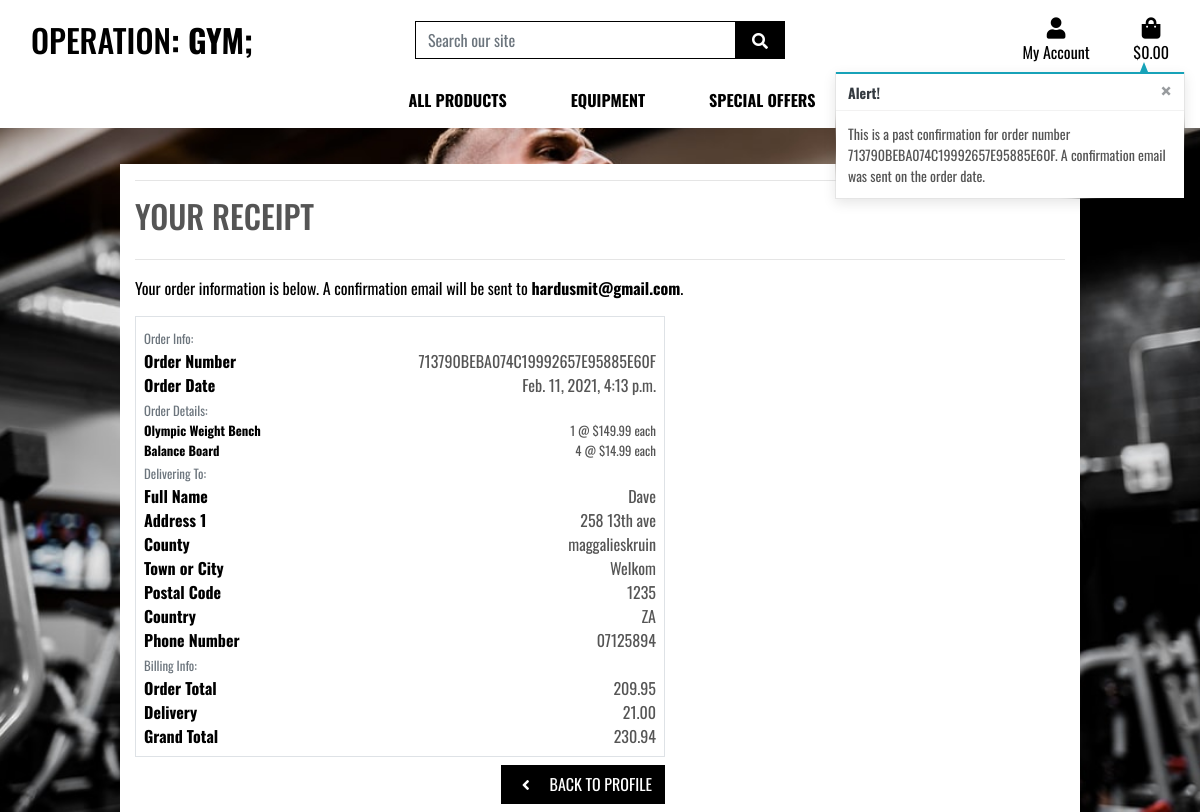
The app's page /profile/order_history/713790BEBA074C19992657E95885E60F with its own data.
### checkout/models.py (models this page shows, shortened)
class Order(models.Model):
    order_number = models.CharField(max_length=32, null=False, editable=False)
    user_profile = models.ForeignKey(UserProfile, on_delete=models.SET_NULL,
                                     null=True, blank=True, related_name='orders')
    full_name = models.CharField(max_length=50, null=False, blank=False)
    email = models.EmailField(max_length=254, null=False, blank=False)
    phone_number = models.CharField(max_length=20, null=False, blank=False)
    country = CountryField(blank_label='Country *', null=False, blank=False)
    postcode = models.CharField(max_length=20, null=True, blank=True)
    town_or_city = models.CharField(max_length=40, null=False, blank=False)
    street_address1 = models.CharField(max_length=80, null=False, blank=False)
    street_address2 = models.CharField(max_length=80, null=True, blank=True)
    county = models.CharField(max_length=80, null=True, blank=True)
    date = models.DateTimeField(auto_now_add=True)
    delivery_cost = models.DecimalField(max_digits=6, decimal_places=2, null=False, default=0)
    order_total = models.DecimalField(max_digits=10, decimal_places=2, null=False, default=0)
    grand_total = models.DecimalField(max_digits=10, decimal_places=2, null=False, default=0)
    original_bag = models.TextField(null=False, blank=False, default='')
    stripe_pid = models.CharField(max_length=254, null=False, blank=False, default='')

class OrderLineItem(models.Model):
    order = models.ForeignKey(Order, null=False, blank=False, on_delete=models.CASCADE, related_name='lineitems')
    product = models.ForeignKey(Product, null=False, blank=False, on_delete=models.CASCADE)
    quantity = models.IntegerField(null=False, blank=False, default=0)
    lineitem_total = models.DecimalField(max_digits=6, decimal_places=2, null=False, blank=False, editable=False)

### products/models.py (models this page shows, shortened)
class Product(models.Model):
    category = models.ForeignKey('Category', null=True, blank=True, on_delete=models.SET_NULL)
    sku = models.CharField(max_length=254, null=True, blank=True)
    name = models.CharField(max_length=254)
    description = models.TextField()
    stock = models.IntegerField()
    price = models.DecimalField(max_digits=6, decimal_places=2)
    image = models.ImageField(null=True, blank=True)

### profiles/views.py (the view)
# urls.py: path('order_history/<order_number>', views.order_history, name='order_history')
def order_history(request, order_number):
    order = get_object_or_404(Order, order_number=order_number)
    messages.info(request, (
        f'This is a past confirmation for order number {order_number}. '
        'A confirmation email was sent on the order date.'
    ))
    template = 'checkout/checkout_success.html'
    context = {
        'order': order,
        'from_profile': True,
    }
    return render(request, template, context)

### bag/contexts.py (called while the page is built, shortened)
def bag_contents(request):
    bag_items = []
    total = 0
    product_count = 0
    bag = request.session.get('bag', {})
    delivery = total * Decimal(settings.STANDARD_DELIVERY_PERCENTAGE / 100)
    grand_total = delivery + total
    context = {
        'bag_items': bag_items,
        'total': total,
        'product_count': product_count,
        'delivery': delivery,
        'grand_total': grand_total,
    }
    return context

### checkout/templates/checkout/checkout_success.html (shortened to what this page needs)
{% extends "base.html" %}
{% load static %}
{% block extra_css %}
    <link rel="stylesheet" href="{% static 'checkout/css/checkout.css' %}">
{% endblock %}
{% block page_header %}
    <div class="container header-container">
    </div>
{% endblock %}
{% block content %}
    <div class="container bg-white">
        <div class="row">
            <div class="col">
                <hr>
                <h2 class="logo-font mb-4">Your Receipt</h2>
                <hr>
                <p class="text-black">Your order information is below. A confirmation email will be sent to <strong>{{ order.email }}</strong>.</p>
            </div>
        </div>
        <div class="row">
            <div class="col-12 col-lg-7">
                <div class="order-confirmation-wrapper p-2 border">
                    <div class="row">
                        <div class="col">
                            <small class="text-muted">Order Info:</small>
                        </div>
                    </div>
                    <div class="row">
                        <div class="col-12 col-md-4">
                            <p class="mb-0 text-black font-weight-bold">Order Number</p>
                        </div>
                        <div class="col-12 col-md-8 text-md-right">
                            <p class="mb-0">{{ order.order_number }}</p>
                        </div>
                    </div>
                    <div class="row">
                        <div class="col-12 col-md-4">
                            <p class="mb-0 text-black font-weight-bold">Order Date</p>
                        </div>
                        <div class="col-12 col-md-8 text-md-right">
                            <p class="mb-0">{{ order.date }}</p>
                        </div>
                    </div>
                    <div class="row">
                        <div class="col">
                            <small class="text-muted">Order Details:</small>
                        </div>
                    </div>
                    {% for item in order.lineitems.all %}
                    <div class="row">
                        <div class="col-12 col-md-4">
                            <p class="small mb-0 text-black font-weight-bold">
                                {{ item.product.name }}
                            </p>
                        </div>
                        <div class="col-12 col-md-8 text-md-right">
                            <p class="small mb-0">{{ item.quantity }} @ ${{ item.product.price }} each</p>
                        </div>
                    </div>
                    {% endfor %}
                    <div class="row">
                        <div class="col">
                            <small class="text-muted">Delivering To:</small>
                        </div>
                    </div>
                    <div class="row">
                        <div class="col-12 col-md-4">
                            <p class="mb-0 text-black font-weight-bold">Full Name</p>
                        </div>
                        <div class="col-12 col-md-8 text-md-right">
                            <p class="mb-0">{{ order.full_name }}</p>
                        </div>
                    </div>
                    <div class="row">
                        <div class="col-12 col-md-4">
                            <p class="mb-0 text-black font-weight-bold">Address 1</p>
                        </div>
                        <div class="col-12 col-md-8 text-md-right">
                            <p class="mb-0">{{ order.street_address1 }}</p>
                        </div>
                    </div>
                    {% if order.county %}
                    <div class="row">
                        <div class="col-12 col-md-4">
                            <p class="mb-0 text-black font-weight-bold">County</p>
                        </div>
                        <div class="col-12 col-md-8 text-md-right">
                            <p class="mb-0">{{ order.county }}</p>
                        </div>
                    </div>
                    {% endif %}
                    <div class="row">
                        <div class="col-12 col-md-4">
                            <p class="mb-0 text-black font-weight-bold">Town or City</p>
                        </div>
                        <div class="col-12 col-md-8 text-md-right">
                            <p class="mb-0">{{ order.town_or_city }}</p>
                        </div>
                    </div>
                    {% if order.postcode %}
                    <div class="row">
                        <div class="col-12 col-md-4">
                            <p class="mb-0 text-black font-weight-bold">Postal Code</p>
                        </div>
                        <div class="col-12 col-md-8 text-md-right">
                            <p class="mb-0">{{ order.postcode }}</p>
                        </div>
                    </div>
                    {% endif %}
                    <div class="row">
                        <div class="col-12 col-md-4">
                            <p class="mb-0 text-black font-weight-bold">Country</p>
                        </div>
                        <div class="col-12 col-md-8 text-md-right">
                            <p class="mb-0">{{ order.country }}</p>
                        </div>
                    </div>
                    <div class="row">
                        <div class="col-12 col-md-4">
                            <p class="mb-0 text-black font-weight-bold">Phone Number</p>
                        </div>
                        <div class="col-12 col-md-8 text-md-right">
                            <p class="mb-0">{{ order.phone_number }}</p>
                        </div>
                    </div>
                    <div class="row">
                        <div class="col">
                            <small class="text-muted">Billing Info:</small>
                        </div>
                    </div>
                    <div class="row">
                        <div class="col-12 col-md-4">
                            <p class="mb-0 text-black font-weight-bold">Order Total</p>
                        </div>
                        <div class="col-12 col-md-8 text-md-right">
                            <p class="mb-0">{{ order.order_total }}</p>
                        </div>
                    </div>
                    <div class="row">
                        <div class="col-12 col-md-4">
                            <p class="mb-0 text-black font-weight-bold">Delivery</p>
                        </div>
                        <div class="col-12 col-md-8 text-md-right">
                            <p class="mb-0">{{ order.delivery_cost }}</p>
                        </div>
                    </div>
                    <div class="row">
                        <div class="col-12 col-md-4">
                            <p class="mb-0 text-black font-weight-bold">Grand Total</p>
                        </div>
                        <div class="col-12 col-md-8 text-md-right">
                            <p class="mb-0">{{ order.grand_total }}</p>
                        </div>
                    </div>
                </div>
            </div>
        </div>
        <div class="row">
			<div class="col-12 col-lg-7 text-right">
                {% if from_profile %}
                    <a href="{% url 'profile' %}" class="btn btn-black rounded-0 my-2">
                        <span class="icon mr-2">
                            <i class="fas fa-angle-left"></i>
                        </span>
                        <span class="text-uppercase">Back to Profile</span>
                    </a>
                {% endif %}
			</div>
		</div>
    </div>
{% endblock %}

### static/css/base.css (style rules this page uses)
html { height:100%; }
body { background: url(/media/homepage_background.jpg) no-repeat center center fixed; background-size: cover; height: calc(100vh - 164px); color: #555; font-family: 'Oswald'; }
.icon { align-items: center; display: inline-flex; justify-content: center; height: 1.5rem; width: 1.5rem; }
.logo-font { text-transform: uppercase; }
.btn-black { background: black; color: white; }
.text-black { color: #000 !important; }
@media (min-width: 1200px) { .container { max-width: 80%; } }
@media (min-width: 992px) { .header-container { padding-top: 164px; } }

### records on screen
Order: email "hardusmit@gmail.com", order_number "713790BEBA074C19992657E95885E60F", date "Feb. 11, 2021, 4:13 p.m.", full_name "Dave", street_address1 "258 13th ave", county "maggalieskruin", town_or_city "Welkom", postcode "1235", country "ZA", phone_number "07125894", order_total "209.95", delivery_cost "21.00", grand_total "230.94"
OrderLineItem: product.name "Olympic Weight Bench", quantity "1", product.price "149.99"
OrderLineItem: product.name "Balance Board", quantity "4", product.price "14.99"

### other values on screen
{{ message }} "This is a past confirmation for order number 713790BEBA074C19992657E95885E60F. A confirmation email was sent on the order date."
